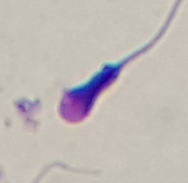
#> input picture data/Abnormal_Sperm/Abnormal_Sperm (121).bmp, 188 x 183 px; its folder holds only this picture in this run; the run also reads 1 picture not shown here
$ jupyter execute --allow-errors 1_Data_Exploration.ipynb
#> lines starting #> are read from the running program, lines starting #| are printed output that depends on the picture
# Data Exploration

### Imports

[cell 1]
import cv2
import matplotlib.pyplot as plt
import os
from PIL import Image
import pandas as pd
import matplotlib.pyplot as plt
import numpy as np

### Load image metadata

[cell 2]
base_dir = r'data'  # change this to your RAWDATA FOlder
classes = [d for d in os.listdir(base_dir) if os.path.isdir(os.path.join(base_dir, d))]
records = []

for cls in classes:
    cls_dir = os.path.join(base_dir, cls)
    for fname in os.listdir(cls_dir):
        fpath = os.path.join(cls_dir, fname)
        try:
            with Image.open(fpath) as img:
#> img is the input picture: PIL image 188x183 RGB; mean R, G, B 192.2, 185.6, 181.3
                width, height = img.size
#> width = 188; height = 183
                fmt = img.format
#> fmt = 'BMP'
                mode = img.mode
#> mode = 'RGB'


            records.append({
                'path': fpath,
                'class': cls,
                'width': width,
                'height': height,
                'format': fmt,
                'mode': mode,

            })
        except Exception as e:
            records.append({
                'path': fpath,
                'class': cls,
                'width': None,
                'height': None,
                'format': None,
                'mode': None,
                'error': str(e)
            })
#> pass 2 of the loop `for cls in classes:`:
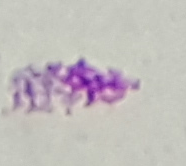
#> input picture data/Non-Sperm/Non-Sperm (103).bmp, 186 x 166 px
#> img is the input picture: PIL image 186x166 RGB; mean R, G, B 194.4, 188.9, 188.5

df = pd.DataFrame(records)
#> df = table of 2 rows and 6 columns

df.to_csv('image_metadata.csv', index=False)

### Image Format Distribution

[cell 3]
df['format'].value_counts()
format_counts = df['format'].value_counts()
print(format_counts)
#| format
#| BMP    1
#| PNG    1
#| Name: count, dtype: int64
plt.bar(format_counts.index, format_counts.values, color='skyblue')
plt.title("Image Format Distribution")
plt.xlabel("Image Format")
plt.ylabel("Count")
plt.show()
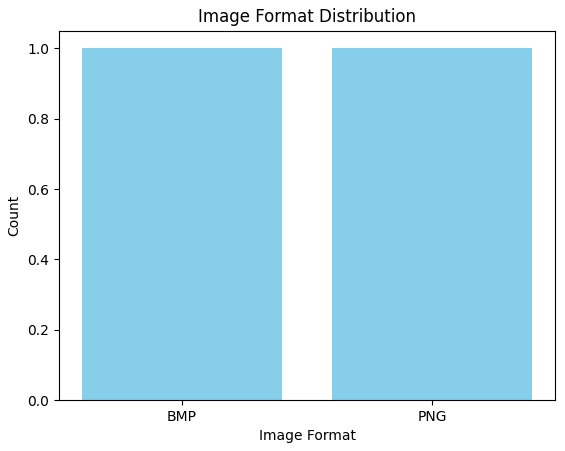
#> figure drawn by matplotlib, 1 panel

### Class Distribution

[cell 4]
classes = os.listdir(base_dir)
counts = [len(os.listdir(os.path.join(base_dir, c))) for c in classes]
#> (the rest of this cell did not finish here and is left out)

[cell 5]
counts = df['class'].value_counts().rename_axis('class').reset_index(name='counts')
#> counts = table of 2 rows and 2 columns

# Create pie chart
plt.figure(figsize=(8, 6))
plt.pie(counts['counts'], labels=counts['class'] , autopct='%1.1f%%', startangle=90)
plt.title('Class Distribution in the Raw Data')
plt.axis('equal') # otherwise pie chart could look smaller and like an oval
plt.show()
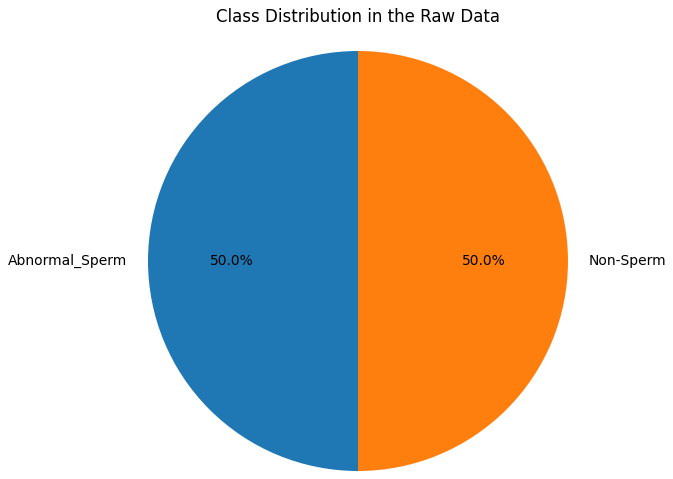
#> figure drawn by matplotlib, 1 panel

### Image Width / Height Distribution

[cell 6]
# Hey dont forget that we are working with the 'df' DataFrame, which contains the metadata, you can use the image_metadata.csv file as well

widths = df['width']
heights = df['height']

print("Image Width:")
print(f"  Minimum Width: {widths.min()} px")
#|   Minimum Width: 186 px
print(f"  Maximum Width: {widths.max()} px")
#|   Maximum Width: 188 px
print(f"  Average Width: {widths.mean():.2f} px\n")
#|   Average Width: 187.00 px

print("Image Height:")
print(f"  Minimum Height: {heights.min()} px")
#|   Minimum Height: 166 px
print(f"  Maximum Height: {heights.max()} px")
#|   Maximum Height: 183 px
print(f"  Average Height: {heights.mean():.2f} px")
#|   Average Height: 174.50 px

# Create 1 row with 2 columns
fig, axes = plt.subplots(nrows=2, ncols=1)

# Left plot: Width distribution
axes[0].hist(df['width'].dropna(), bins=20)
# Understand the bins parameter: It start with the minimum value and goes to the maximum value in this case
# around 120 for widt and 70 for height, then it splits these range into 40 equal parts (bins)
# I select 40 bins to have a more detailed view of the distribution, if increasing it might look too noisy

axes[0].set_title('Image Width Distribution')
axes[0].set_xlabel('Width (px)')
axes[0].set_ylabel('Frequency')

# Right plot: Height distribution
axes[1].hist(df['height'].dropna(), bins=20)
axes[1].set_title('Image Height Distribution')
axes[1].set_xlabel('Height (px)')
axes[1].set_ylabel('Frequency')

plt.tight_layout()   # Adjust spacing so titles/labels don’t overlap
plt.show()
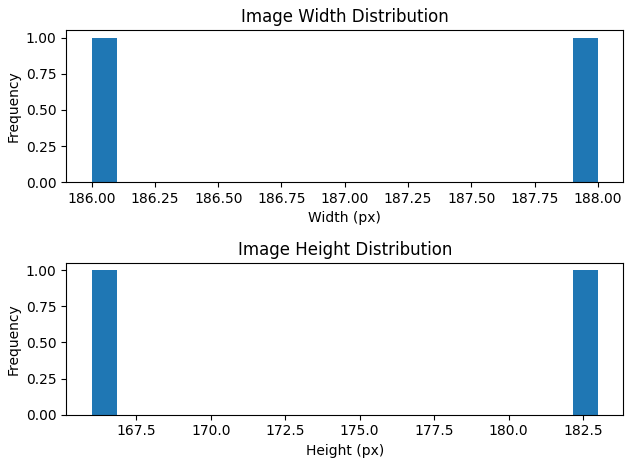
#> figure drawn by matplotlib, 2 panels

[cell 7]
import os
import cv2
import matplotlib.pyplot as plt

# Carpeta raíz con las imágenes originales
input_root = "data"

# Extensiones de imagen a procesar
valid_exts = {".bmp", ".png", ".jpg", ".jpeg"}

widths = []
heights = []

# Recorre directorio y subdirectorios
for root, _, files in os.walk(input_root):
    for file in files:
        ext = os.path.splitext(file)[1].lower()
        if ext in valid_exts:
            path = os.path.join(root, file)
            img = cv2.imread(path)
            if img is not None:
                h, w = img.shape[:2]
                heights.append(h)
                widths.append(w)
#> pass 2 of the loop `for root, _, files in os.walk(input_root):`:
#> `img = cv2.imread(path)`:
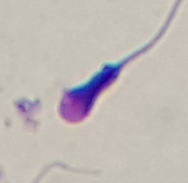
#> img: shape (183, 188, 3); mean B, G, R 181.3, 185.6, 192.2

# Histograma de anchuras
plt.figure()
plt.hist(widths, bins=20)
plt.title("Distribución de Anchuras")
plt.xlabel("Anchura (px)")
plt.ylabel("Frecuencia")
plt.show()
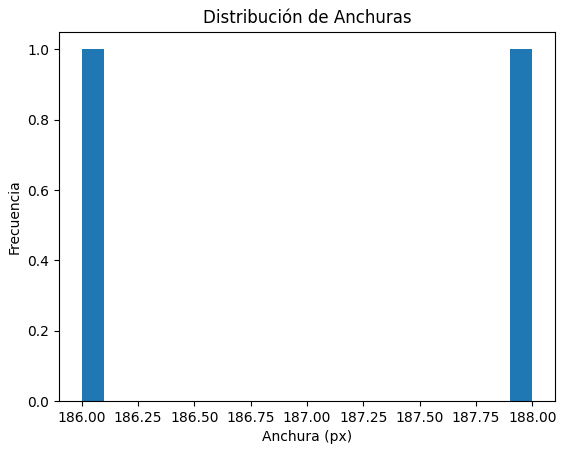
#> figure drawn by matplotlib, 1 panel

# Histograma de alturas
plt.figure()
plt.hist(heights, bins=20)
plt.title("Distribución de Alturas")
plt.xlabel("Altura (px)")
plt.ylabel("Frecuencia")
plt.show()
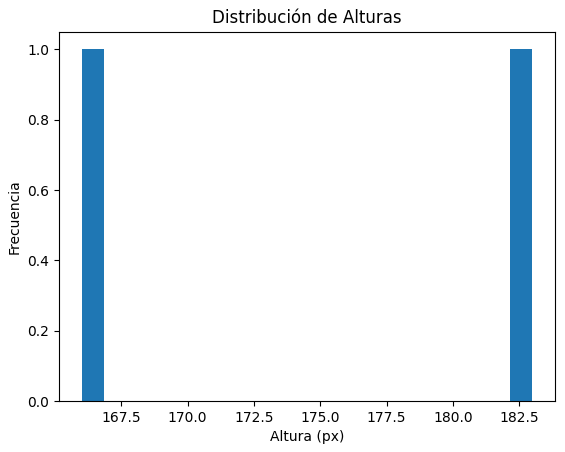
#> figure drawn by matplotlib, 1 panel

# Scatter plot de anchura vs altura
plt.figure()
plt.scatter(widths, heights)
plt.title("Anchura vs Altura")
plt.xlabel("Anchura (px)")
plt.ylabel("Altura (px)")
plt.show()
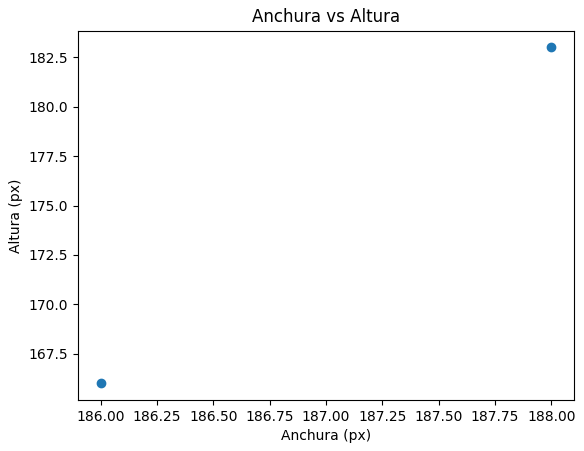
#> figure drawn by matplotlib, 1 panel

[cell 8]
# To check for unreadable images run this code
unreadable_images = df[df['width'].isna()]
#> unreadable_images = table of 0 rows and 6 columns
print(unreadable_images[['path', 'class', 'width', 'height', 'format', 'mode']])
#| Empty DataFrame
#| Columns: [path, class, width, height, format, mode]
#| Index: []

[cell 9]
# What does this histogram tell us about the distribution of image sizes? This is actually very important to understand!!!
# We can present this distrubtion as a reason why we are resizing the images later


# From my opinion, there is not a clear standard size in our dataset, most of them are in:
# - Width: between 150 and 180 pixels
# - Height: between 140 and 175 pixels
# Again, there is  large inconsistency in the image sizes, could affect our model? Yes
# Before the model, it might affect our preprocessing steps cuz some steps might depend on the image size which could generate distortions on the values

[cell 10]
# 4. Scatter plot of width vs. height
# This scatter just re-affirm what i meant before, we can see that most of the images are among a range of size but outside of this range we can find other images as well
# Would we consider those as outliers? Yes! I think so, since those values have completely different sizes, some of them small some of them larger
# What do we do with them?  Resizing!
# Other alternative would be deleting them but not what i'd do.


plt.figure()
df.dropna(subset=['width', 'height']).plot.scatter(x='width', y='height')
plt.title('Scatter of Image Dimensions')
plt.xlabel('Width (px)')
plt.ylabel('Height (px)')

plt.savefig('scatter_plot_dimensions.png', dpi=300, bbox_inches = 'tight')
print(f'The color hist of your sample image is stored ')
plt.show()

[cell 11]
# Drop rows with missing width or height
valid_df = df.copy()
#> valid_df = table of 2 rows and 6 columns

# Calculate image area
valid_df['area'] = valid_df['width'] * valid_df['height']

# Find smallest image
smallest = valid_df.loc[valid_df['area'].idxmin()]

# Find largest image
largest = valid_df.loc[valid_df['area'].idxmax()]

# Calculate average area
avg_area = valid_df['area'].mean()
#> avg_area = 32640

# Find image whose area is closest to the average area
closest_avg = valid_df.iloc[(valid_df['area'] - avg_area).abs().idxmin()]

# Print results
print("Smallest Image:")
print(f"  Width: {smallest['width']} px, Height: {smallest['height']} px, Area: {smallest['area']} px²\n")
#|   Width: 186 px, Height: 166 px, Area: 30876 px²

print("Largest Image:")
print(f"  Width: {largest['width']} px, Height: {largest['height']} px, Area: {largest['area']} px²\n")
#|   Width: 188 px, Height: 183 px, Area: 34404 px²

[cell 12]
fig, axes = plt.subplots(len(classes), 3, figsize=(9, 3 * len(classes)))
for i, cls in enumerate(classes):
    samples = df[df['class'] == cls].sample(min(3, len(df[df['class'] == cls])))
#> samples = table of 1 rows and 6 columns
    for j, (_, row) in enumerate(samples.iterrows()):
        img = Image.open(row['path'])
        axes[i, j].imshow(img)
        axes[i, j].axis('off')
        axes[i, j].set_title(cls)
#> pass 2 of the loop `for i, cls in enumerate(classes):`:
plt.tight_layout()
plt.show()

### Resizing Images

[cell 13]
image_paths = []
labels = []
for classes in os.listdir(base_dir):
    for img_file in os.listdir(f"data/{classes}/"):
        image_paths.append(f"data/{classes}/{img_file}")
        labels.append(classes)
#> pass 2 of the loop `for classes in os.listdir(base_dir):`:

df = pd.DataFrame({"image_path": image_paths, "label": labels})

# Load the images
def load(path):
    img= cv2.imread(path)
    img = cv2.cvtColor(img, cv2.COLOR_BGR2RGB)
    return img

# Resize the images
#width, height
def resize(img, img_size=(170,170)):
#> called with img_size = (170, 170)
    img = cv2.resize(img, img_size)
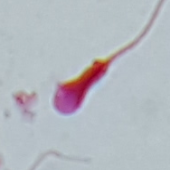
#> img: shape (170, 170, 3); mean of channels 0, 1, 2 192.1, 185.5, 181.2; drawn as B, G, R
    return img

df["raw_image"] = df["image_path"].apply(load)
df["resized_image"] = df["raw_image"].apply(resize)
#> call 2 of resize, with img_size = (170, 170)
#> in resize (call 2), `img = cv2.resize(img, img_size)`:
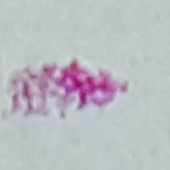
#> img: shape (170, 170, 3); mean of channels 0, 1, 2 194.3, 188.7, 188.4; drawn as B, G, R


# Print shapes
print("height, width, channel")
print("Before Resize:", df["raw_image"][1].shape)
print("After Resize:", df["resized_image"][1].shape)

# Converts BGR (OpenCV) to RGB (Matplotlib)
def cv2_to_rgb(img):
    return cv2.cvtColor(img, cv2.COLOR_BGR2RGB)

# Plott the images
plt.figure(figsize=(10, 5))

plt.subplot(1, 2, 1)
plt.imshow(cv2_to_rgb(df["raw_image"][1]))
plt.title("Before Resize")
plt.axis('off')

plt.subplot(1, 2, 2)
plt.imshow(cv2_to_rgb(df["resized_image"][1]))
plt.title("After Resize")
plt.axis('off')

plt.tight_layout()
plt.show()
#> figure, not shown here; B, G, R data is drawn as R, G, B
